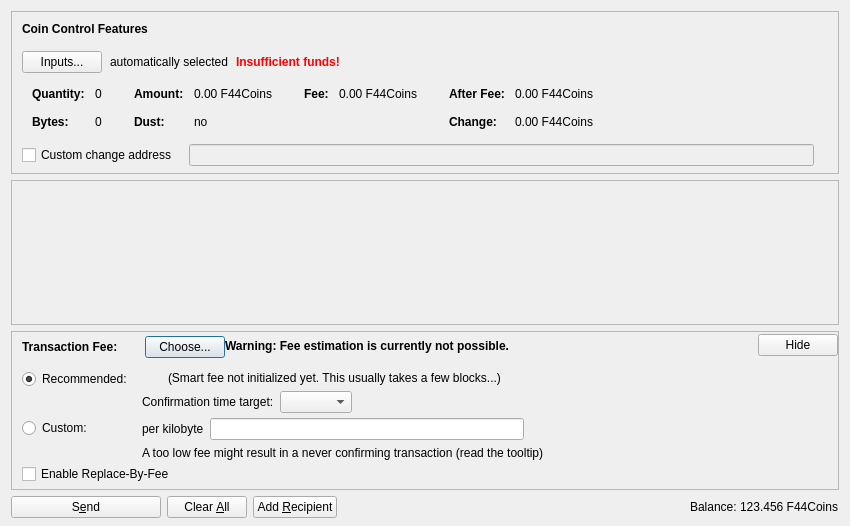
<?xml version="1.0" encoding="UTF-8"?>
<ui version="4.0">
 <class>SendCoinsDialog</class>
 <widget class="QDialog" name="SendCoinsDialog">
  <property name="geometry">
   <rect>
    <x>0</x>
    <y>0</y>
    <width>850</width>
    <height>526</height>
   </rect>
  </property>
  <property name="windowTitle">
   <string>Send Coins</string>
  </property>
  <layout class="QVBoxLayout" name="verticalLayout" stretch="0,1,0,0">
   <property name="bottomMargin">
    <number>8</number>
   </property>
   <item>
    <widget class="QFrame" name="frameCoinControl">
     <property name="sizePolicy">
      <sizepolicy hsizetype="Expanding" vsizetype="Expanding">
       <horstretch>0</horstretch>
       <verstretch>0</verstretch>
      </sizepolicy>
     </property>
     <property name="maximumSize">
      <size>
       <width>16777215</width>
       <height>16777215</height>
      </size>
     </property>
     <property name="frameShape">
      <enum>QFrame::StyledPanel</enum>
     </property>
     <property name="frameShadow">
      <enum>QFrame::Sunken</enum>
     </property>
     <layout class="QVBoxLayout" name="verticalLayoutCoinControl2">
      <property name="spacing">
       <number>0</number>
      </property>
      <property name="leftMargin">
       <number>0</number>
      </property>
      <property name="topMargin">
       <number>0</number>
      </property>
      <property name="rightMargin">
       <number>0</number>
      </property>
      <property name="bottomMargin">
       <number>6</number>
      </property>
      <item>
       <layout class="QVBoxLayout" name="verticalLayoutCoinControl" stretch="0,0,0,0,1">
        <property name="spacing">
         <number>0</number>
        </property>
        <property name="leftMargin">
         <number>10</number>
        </property>
        <property name="topMargin">
         <number>10</number>
        </property>
        <item>
         <layout class="QHBoxLayout" name="horizontalLayoutCoinControl1">
          <property name="bottomMargin">
           <number>15</number>
          </property>
          <item>
           <widget class="QLabel" name="labelCoinControlFeatures">
            <property name="sizePolicy">
             <sizepolicy hsizetype="Preferred" vsizetype="Maximum">
              <horstretch>0</horstretch>
              <verstretch>0</verstretch>
             </sizepolicy>
            </property>
            <property name="font">
             <font>
              <weight>75</weight>
              <bold>true</bold>
             </font>
            </property>
            <property name="styleSheet">
             <string notr="true">font-weight:bold;</string>
            </property>
            <property name="text">
             <string>Coin Control Features</string>
            </property>
           </widget>
          </item>
         </layout>
        </item>
        <item>
         <layout class="QHBoxLayout" name="horizontalLayoutCoinControl2" stretch="0,0,0,0">
          <property name="spacing">
           <number>8</number>
          </property>
          <property name="bottomMargin">
           <number>10</number>
          </property>
          <item>
           <widget class="QPushButton" name="pushButtonCoinControl">
            <property name="styleSheet">
             <string notr="true"/>
            </property>
            <property name="text">
             <string>Inputs...</string>
            </property>
            <property name="autoDefault">
             <bool>false</bool>
            </property>
           </widget>
          </item>
          <item>
           <widget class="QLabel" name="labelCoinControlAutomaticallySelected">
            <property name="text">
             <string>automatically selected</string>
            </property>
            <property name="margin">
             <number>5</number>
            </property>
           </widget>
          </item>
          <item>
           <widget class="QLabel" name="labelCoinControlInsuffFunds">
            <property name="font">
             <font>
              <weight>75</weight>
              <bold>true</bold>
             </font>
            </property>
            <property name="styleSheet">
             <string notr="true">color:red;font-weight:bold;</string>
            </property>
            <property name="text">
             <string>Insufficient funds!</string>
            </property>
            <property name="margin">
             <number>5</number>
            </property>
           </widget>
          </item>
          <item>
           <spacer name="horizontalSpacerCoinControl">
            <property name="orientation">
             <enum>Qt::Horizontal</enum>
            </property>
            <property name="sizeHint" stdset="0">
             <size>
              <width>40</width>
              <height>1</height>
             </size>
            </property>
           </spacer>
          </item>
         </layout>
        </item>
        <item>
         <widget class="QWidget" name="widgetCoinControl" native="true">
          <property name="sizePolicy">
           <sizepolicy hsizetype="Preferred" vsizetype="Preferred">
            <horstretch>0</horstretch>
            <verstretch>0</verstretch>
           </sizepolicy>
          </property>
          <property name="minimumSize">
           <size>
            <width>0</width>
            <height>0</height>
           </size>
          </property>
          <property name="styleSheet">
           <string notr="true"/>
          </property>
          <layout class="QHBoxLayout" name="horizontalLayoutCoinControl5">
           <property name="leftMargin">
            <number>0</number>
           </property>
           <property name="topMargin">
            <number>0</number>
           </property>
           <property name="rightMargin">
            <number>0</number>
           </property>
           <property name="bottomMargin">
            <number>0</number>
           </property>
           <item>
            <layout class="QHBoxLayout" name="horizontalLayoutCoinControl3" stretch="0,0,0,1">
             <property name="spacing">
              <number>20</number>
             </property>
             <property name="topMargin">
              <number>0</number>
             </property>
             <property name="bottomMargin">
              <number>10</number>
             </property>
             <item>
              <layout class="QFormLayout" name="formLayoutCoinControl1">
               <property name="horizontalSpacing">
                <number>10</number>
               </property>
               <property name="verticalSpacing">
                <number>14</number>
               </property>
               <property name="leftMargin">
                <number>10</number>
               </property>
               <property name="topMargin">
                <number>4</number>
               </property>
               <property name="rightMargin">
                <number>6</number>
               </property>
               <item row="0" column="0">
                <widget class="QLabel" name="labelCoinControlQuantityText">
                 <property name="font">
                  <font>
                   <weight>75</weight>
                   <bold>true</bold>
                  </font>
                 </property>
                 <property name="text">
                  <string>Quantity:</string>
                 </property>
                 <property name="margin">
                  <number>0</number>
                 </property>
                </widget>
               </item>
               <item row="0" column="1">
                <widget class="QLabel" name="labelCoinControlQuantity">
                 <property name="cursor">
                  <cursorShape>IBeamCursor</cursorShape>
                 </property>
                 <property name="contextMenuPolicy">
                  <enum>Qt::ActionsContextMenu</enum>
                 </property>
                 <property name="text">
                  <string notr="true">0</string>
                 </property>
                 <property name="margin">
                  <number>0</number>
                 </property>
                 <property name="textInteractionFlags">
                  <set>Qt::LinksAccessibleByMouse|Qt::TextSelectableByKeyboard|Qt::TextSelectableByMouse</set>
                 </property>
                </widget>
               </item>
               <item row="1" column="0">
                <widget class="QLabel" name="labelCoinControlBytesText">
                 <property name="font">
                  <font>
                   <weight>75</weight>
                   <bold>true</bold>
                  </font>
                 </property>
                 <property name="text">
                  <string>Bytes:</string>
                 </property>
                </widget>
               </item>
               <item row="1" column="1">
                <widget class="QLabel" name="labelCoinControlBytes">
                 <property name="cursor">
                  <cursorShape>IBeamCursor</cursorShape>
                 </property>
                 <property name="contextMenuPolicy">
                  <enum>Qt::ActionsContextMenu</enum>
                 </property>
                 <property name="text">
                  <string notr="true">0</string>
                 </property>
                 <property name="textInteractionFlags">
                  <set>Qt::LinksAccessibleByMouse|Qt::TextSelectableByKeyboard|Qt::TextSelectableByMouse</set>
                 </property>
                </widget>
               </item>
              </layout>
             </item>
             <item>
              <layout class="QFormLayout" name="formLayoutCoinControl2">
               <property name="horizontalSpacing">
                <number>10</number>
               </property>
               <property name="verticalSpacing">
                <number>14</number>
               </property>
               <property name="leftMargin">
                <number>6</number>
               </property>
               <property name="topMargin">
                <number>4</number>
               </property>
               <property name="rightMargin">
                <number>6</number>
               </property>
               <item row="0" column="0">
                <widget class="QLabel" name="labelCoinControlAmountText">
                 <property name="font">
                  <font>
                   <weight>75</weight>
                   <bold>true</bold>
                  </font>
                 </property>
                 <property name="text">
                  <string>Amount:</string>
                 </property>
                 <property name="margin">
                  <number>0</number>
                 </property>
                </widget>
               </item>
               <item row="0" column="1">
                <widget class="QLabel" name="labelCoinControlAmount">
                 <property name="cursor">
                  <cursorShape>IBeamCursor</cursorShape>
                 </property>
                 <property name="contextMenuPolicy">
                  <enum>Qt::ActionsContextMenu</enum>
                 </property>
                 <property name="text">
                  <string notr="true">0.00 F44Coins</string>
                 </property>
                 <property name="textInteractionFlags">
                  <set>Qt::LinksAccessibleByMouse|Qt::TextSelectableByKeyboard|Qt::TextSelectableByMouse</set>
                 </property>
                </widget>
               </item>
               <item row="1" column="0">
                <widget class="QLabel" name="labelCoinControlLowOutputText">
                 <property name="font">
                  <font>
                   <weight>75</weight>
                   <bold>true</bold>
                  </font>
                 </property>
                 <property name="text">
                  <string>Dust:</string>
                 </property>
                </widget>
               </item>
               <item row="1" column="1">
                <widget class="QLabel" name="labelCoinControlLowOutput">
                 <property name="cursor">
                  <cursorShape>IBeamCursor</cursorShape>
                 </property>
                 <property name="contextMenuPolicy">
                  <enum>Qt::ActionsContextMenu</enum>
                 </property>
                 <property name="text">
                  <string notr="true">no</string>
                 </property>
                 <property name="textInteractionFlags">
                  <set>Qt::LinksAccessibleByMouse|Qt::TextSelectableByKeyboard|Qt::TextSelectableByMouse</set>
                 </property>
                </widget>
               </item>
              </layout>
             </item>
             <item>
              <layout class="QFormLayout" name="formLayoutCoinControl3">
               <property name="horizontalSpacing">
                <number>10</number>
               </property>
               <property name="verticalSpacing">
                <number>14</number>
               </property>
               <property name="leftMargin">
                <number>6</number>
               </property>
               <property name="topMargin">
                <number>4</number>
               </property>
               <property name="rightMargin">
                <number>6</number>
               </property>
               <item row="0" column="0">
                <widget class="QLabel" name="labelCoinControlFeeText">
                 <property name="font">
                  <font>
                   <weight>75</weight>
                   <bold>true</bold>
                  </font>
                 </property>
                 <property name="text">
                  <string>Fee:</string>
                 </property>
                 <property name="margin">
                  <number>0</number>
                 </property>
                </widget>
               </item>
               <item row="0" column="1">
                <widget class="QLabel" name="labelCoinControlFee">
                 <property name="cursor">
                  <cursorShape>IBeamCursor</cursorShape>
                 </property>
                 <property name="contextMenuPolicy">
                  <enum>Qt::ActionsContextMenu</enum>
                 </property>
                 <property name="text">
                  <string notr="true">0.00 F44Coins</string>
                 </property>
                 <property name="textInteractionFlags">
                  <set>Qt::LinksAccessibleByMouse|Qt::TextSelectableByKeyboard|Qt::TextSelectableByMouse</set>
                 </property>
                </widget>
               </item>
              </layout>
             </item>
             <item>
              <layout class="QFormLayout" name="formLayoutCoinControl4">
               <property name="horizontalSpacing">
                <number>10</number>
               </property>
               <property name="verticalSpacing">
                <number>14</number>
               </property>
               <property name="leftMargin">
                <number>6</number>
               </property>
               <property name="topMargin">
                <number>4</number>
               </property>
               <property name="rightMargin">
                <number>6</number>
               </property>
               <item row="0" column="0">
                <widget class="QLabel" name="labelCoinControlAfterFeeText">
                 <property name="font">
                  <font>
                   <weight>75</weight>
                   <bold>true</bold>
                  </font>
                 </property>
                 <property name="text">
                  <string>After Fee:</string>
                 </property>
                 <property name="margin">
                  <number>0</number>
                 </property>
                </widget>
               </item>
               <item row="0" column="1">
                <widget class="QLabel" name="labelCoinControlAfterFee">
                 <property name="cursor">
                  <cursorShape>IBeamCursor</cursorShape>
                 </property>
                 <property name="contextMenuPolicy">
                  <enum>Qt::ActionsContextMenu</enum>
                 </property>
                 <property name="text">
                  <string notr="true">0.00 F44Coins</string>
                 </property>
                 <property name="textInteractionFlags">
                  <set>Qt::LinksAccessibleByMouse|Qt::TextSelectableByKeyboard|Qt::TextSelectableByMouse</set>
                 </property>
                </widget>
               </item>
               <item row="1" column="0">
                <widget class="QLabel" name="labelCoinControlChangeText">
                 <property name="font">
                  <font>
                   <weight>75</weight>
                   <bold>true</bold>
                  </font>
                 </property>
                 <property name="text">
                  <string>Change:</string>
                 </property>
                </widget>
               </item>
               <item row="1" column="1">
                <widget class="QLabel" name="labelCoinControlChange">
                 <property name="cursor">
                  <cursorShape>IBeamCursor</cursorShape>
                 </property>
                 <property name="contextMenuPolicy">
                  <enum>Qt::ActionsContextMenu</enum>
                 </property>
                 <property name="text">
                  <string notr="true">0.00 F44Coins</string>
                 </property>
                 <property name="textInteractionFlags">
                  <set>Qt::LinksAccessibleByMouse|Qt::TextSelectableByKeyboard|Qt::TextSelectableByMouse</set>
                 </property>
                </widget>
               </item>
              </layout>
             </item>
            </layout>
           </item>
          </layout>
         </widget>
        </item>
        <item>
         <layout class="QHBoxLayout" name="horizontalLayoutCoinControl4" stretch="0,0,0">
          <property name="spacing">
           <number>12</number>
          </property>
          <property name="sizeConstraint">
           <enum>QLayout::SetDefaultConstraint</enum>
          </property>
          <property name="topMargin">
           <number>5</number>
          </property>
          <property name="rightMargin">
           <number>5</number>
          </property>
          <item>
           <widget class="QCheckBox" name="checkBoxCoinControlChange">
            <property name="toolTip">
             <string>If this is activated, but the change address is empty or invalid, change will be sent to a newly generated address.</string>
            </property>
            <property name="text">
             <string>Custom change address</string>
            </property>
           </widget>
          </item>
          <item>
           <widget class="QValidatedLineEdit" name="lineEditCoinControlChange">
            <property name="enabled">
             <bool>false</bool>
            </property>
            <property name="sizePolicy">
             <sizepolicy hsizetype="Expanding" vsizetype="Fixed">
              <horstretch>0</horstretch>
              <verstretch>0</verstretch>
             </sizepolicy>
            </property>
           </widget>
          </item>
          <item>
           <widget class="QLabel" name="labelCoinControlChangeLabel">
            <property name="sizePolicy">
             <sizepolicy hsizetype="Preferred" vsizetype="Expanding">
              <horstretch>0</horstretch>
              <verstretch>0</verstretch>
             </sizepolicy>
            </property>
            <property name="minimumSize">
             <size>
              <width>0</width>
              <height>0</height>
             </size>
            </property>
            <property name="text">
             <string/>
            </property>
            <property name="margin">
             <number>3</number>
            </property>
           </widget>
          </item>
         </layout>
        </item>
        <item>
         <spacer name="verticalSpacerCoinControl">
          <property name="orientation">
           <enum>Qt::Vertical</enum>
          </property>
          <property name="sizeHint" stdset="0">
           <size>
            <width>800</width>
            <height>1</height>
           </size>
          </property>
         </spacer>
        </item>
       </layout>
      </item>
     </layout>
    </widget>
   </item>
   <item>
    <widget class="QScrollArea" name="scrollArea">
     <property name="widgetResizable">
      <bool>true</bool>
     </property>
     <widget class="QWidget" name="scrollAreaWidgetContents">
      <property name="geometry">
       <rect>
        <x>0</x>
        <y>0</y>
        <width>830</width>
        <height>104</height>
       </rect>
      </property>
      <layout class="QVBoxLayout" name="verticalLayout_2" stretch="0,1">
       <property name="leftMargin">
        <number>0</number>
       </property>
       <property name="topMargin">
        <number>0</number>
       </property>
       <property name="rightMargin">
        <number>0</number>
       </property>
       <property name="bottomMargin">
        <number>0</number>
       </property>
       <item>
        <layout class="QVBoxLayout" name="entries">
         <property name="spacing">
          <number>6</number>
         </property>
        </layout>
       </item>
       <item>
        <spacer name="verticalSpacer">
         <property name="orientation">
          <enum>Qt::Vertical</enum>
         </property>
         <property name="sizeHint" stdset="0">
          <size>
           <width>20</width>
           <height>40</height>
          </size>
         </property>
        </spacer>
       </item>
      </layout>
     </widget>
    </widget>
   </item>
   <item>
    <widget class="QFrame" name="frameFee">
     <property name="sizePolicy">
      <sizepolicy hsizetype="Expanding" vsizetype="Expanding">
       <horstretch>0</horstretch>
       <verstretch>0</verstretch>
      </sizepolicy>
     </property>
     <property name="maximumSize">
      <size>
       <width>16777215</width>
       <height>16777215</height>
      </size>
     </property>
     <property name="frameShape">
      <enum>QFrame::StyledPanel</enum>
     </property>
     <property name="frameShadow">
      <enum>QFrame::Sunken</enum>
     </property>
     <layout class="QVBoxLayout" name="verticalLayoutFee1">
      <property name="spacing">
       <number>0</number>
      </property>
      <property name="leftMargin">
       <number>0</number>
      </property>
      <property name="topMargin">
       <number>0</number>
      </property>
      <property name="rightMargin">
       <number>0</number>
      </property>
      <property name="bottomMargin">
       <number>0</number>
      </property>
      <item>
       <layout class="QVBoxLayout" name="verticalLayoutFee2" stretch="0,0,0">
        <property name="spacing">
         <number>0</number>
        </property>
        <property name="leftMargin">
         <number>10</number>
        </property>
        <property name="topMargin">
         <number>0</number>
        </property>
        <item>
         <layout class="QHBoxLayout" name="horizontalLayoutFee1">
          <property name="bottomMargin">
           <number>0</number>
          </property>
          <item>
           <layout class="QVBoxLayout" name="verticalLayoutFee7">
            <property name="spacing">
             <number>0</number>
            </property>
            <item>
             <spacer name="verticalSpacerSmartFee">
              <property name="orientation">
               <enum>Qt::Vertical</enum>
              </property>
              <property name="sizeType">
               <enum>QSizePolicy::Fixed</enum>
              </property>
              <property name="sizeHint" stdset="0">
               <size>
                <width>1</width>
                <height>4</height>
               </size>
              </property>
             </spacer>
            </item>
            <item>
             <layout class="QHBoxLayout" name="horizontalLayoutSmartFee">
              <property name="spacing">
               <number>10</number>
              </property>
              <item>
               <widget class="QLabel" name="labelFeeHeadline">
                <property name="sizePolicy">
                 <sizepolicy hsizetype="Preferred" vsizetype="Maximum">
                  <horstretch>0</horstretch>
                  <verstretch>0</verstretch>
                 </sizepolicy>
                </property>
                <property name="font">
                 <font>
                  <weight>75</weight>
                  <bold>true</bold>
                 </font>
                </property>
                <property name="styleSheet">
                 <string notr="true">font-weight:bold;</string>
                </property>
                <property name="text">
                 <string>Transaction Fee:</string>
                </property>
               </widget>
              </item>
              <item>
               <widget class="QLabel" name="labelFeeMinimized">
                <property name="text">
                 <string/>
                </property>
               </widget>
              </item>
              <item>
               <widget class="QPushButton" name="buttonChooseFee">
                <property name="text">
                 <string>Choose...</string>
                </property>
               </widget>
              </item>
             </layout>
            </item>
            <item>
             <spacer name="verticalSpacer_5">
              <property name="orientation">
               <enum>Qt::Vertical</enum>
              </property>
              <property name="sizeHint" stdset="0">
               <size>
                <width>1</width>
                <height>1</height>
               </size>
              </property>
             </spacer>
            </item>
           </layout>
          </item>
          <item>
           <widget class="QLabel" name="fallbackFeeWarningLabel">
            <property name="toolTip">
             <string>Using the fallbackfee can result in sending a transaction that will take several hours or days (or never) to confirm. Consider choosing your fee manually or wait until you have validated the complete chain.</string>
            </property>
            <property name="font">
            <font>
                <weight>75</weight>
                <bold>true</bold>
            </font>
            </property>
            <property name="text">
             <string>Warning: Fee estimation is currently not possible.</string>
            </property>
            <property name="wordWrap">
             <bool>false</bool>
            </property>
           </widget>
          </item>
          <item>
           <spacer name="horizontalSpacer_4">
            <property name="orientation">
             <enum>Qt::Horizontal</enum>
            </property>
            <property name="sizeType">
             <enum>QSizePolicy::MinimumExpanding</enum>
            </property>
            <property name="sizeHint" stdset="0">
             <size>
              <width>40</width>
              <height>20</height>
             </size>
            </property>
           </spacer>
          </item>
          <item>
           <widget class="QPushButton" name="buttonMinimizeFee">
            <property name="toolTip">
             <string>Hide transaction fee settings</string>
            </property>
            <property name="text">
             <string>Hide</string>
            </property>
           </widget>
          </item>
         </layout>
        </item>
        <item>
         <widget class="QFrame" name="frameFeeSelection">
          <layout class="QVBoxLayout" name="verticalLayoutFee12">
           <property name="spacing">
            <number>0</number>
           </property>
           <property name="leftMargin">
            <number>0</number>
           </property>
           <property name="topMargin">
            <number>0</number>
           </property>
           <property name="rightMargin">
            <number>0</number>
           </property>
           <property name="bottomMargin">
            <number>0</number>
           </property>
           <item>
            <layout class="QGridLayout" name="gridLayoutFee">
             <property name="topMargin">
              <number>10</number>
             </property>
             <property name="bottomMargin">
              <number>4</number>
             </property>
             <property name="horizontalSpacing">
              <number>10</number>
             </property>
             <property name="verticalSpacing">
              <number>4</number>
             </property>
             <item row="1" column="1">
              <layout class="QVBoxLayout" name="verticalLayoutFee8">
               <property name="spacing">
                <number>6</number>
               </property>
               <item>
                <layout class="QHBoxLayout" name="horizontalLayoutFee13">
                 <item>
                  <widget class="QLabel" name="labelCustomPerKilobyte">
                   <property name="toolTip">
                    <string>Specify a custom fee per kB (1,000 bytes) of the transaction's virtual size.

Note:  Since the fee is calculated on a per-byte basis, a fee of "100 satoshis per kB" for a transaction size of 500 bytes (half of 1 kB) would ultimately yield a fee of only 50 satoshis.</string>
                   </property>
                   <property name="text">
                    <string>per kilobyte</string>
                   </property>
                  </widget>
                 </item>
                 <item>
                  <widget class="F44RedCoinAmountField" name="customFee"/>
                 </item>
                 <item>
                  <spacer name="horizontalSpacer_6">
                   <property name="orientation">
                    <enum>Qt::Horizontal</enum>
                   </property>
                   <property name="sizeHint" stdset="0">
                    <size>
                     <width>1</width>
                     <height>1</height>
                    </size>
                   </property>
                  </spacer>
                 </item>
                </layout>
               </item>
               <item>
                <layout class="QHBoxLayout" name="horizontalLayoutFee8">
                 <item>
                  <widget class="QLabel" name="labelCustomFeeWarning">
                   <property name="enabled">
                    <bool>true</bool>
                   </property>
                   <property name="toolTip">
                    <string>When there is less transaction volume than space in the blocks, miners as well as relaying nodes may enforce a minimum fee. Paying only this minimum fee is just fine, but be aware that this can result in a never confirming transaction once there is more demand for f44redcoin transactions than the network can process.</string>
                   </property>
                   <property name="text">
                    <string>A too low fee might result in a never confirming transaction (read the tooltip)</string>
                   </property>
                  </widget>
                 </item>
                 <item>
                  <spacer name="horizontalSpacer_2">
                   <property name="orientation">
                    <enum>Qt::Horizontal</enum>
                   </property>
                   <property name="sizeHint" stdset="0">
                    <size>
                     <width>1</width>
                     <height>1</height>
                    </size>
                   </property>
                  </spacer>
                 </item>
                </layout>
               </item>
              </layout>
             </item>
             <item row="0" column="0">
              <layout class="QVBoxLayout" name="verticalLayoutFee4" stretch="0,1">
               <item>
                <widget class="QRadioButton" name="radioSmartFee">
                 <property name="text">
                  <string>Recommended:</string>
                 </property>
                 <property name="checked">
                  <bool>true</bool>
                 </property>
                 <attribute name="buttonGroup">
                  <string notr="true">groupFee</string>
                 </attribute>
                </widget>
               </item>
               <item>
                <spacer name="verticalSpacer_2">
                 <property name="orientation">
                  <enum>Qt::Vertical</enum>
                 </property>
                 <property name="sizeHint" stdset="0">
                  <size>
                   <width>1</width>
                   <height>1</height>
                  </size>
                 </property>
                </spacer>
               </item>
              </layout>
             </item>
             <item row="1" column="0">
              <layout class="QVBoxLayout" name="verticalLayoutFee9" stretch="0,1">
               <item>
                <widget class="QRadioButton" name="radioCustomFee">
                 <property name="text">
                  <string>Custom:</string>
                 </property>
                 <attribute name="buttonGroup">
                  <string notr="true">groupFee</string>
                 </attribute>
                </widget>
               </item>
               <item>
                <spacer name="verticalSpacer_6">
                 <property name="orientation">
                  <enum>Qt::Vertical</enum>
                 </property>
                 <property name="sizeHint" stdset="0">
                  <size>
                   <width>1</width>
                   <height>1</height>
                  </size>
                 </property>
                </spacer>
               </item>
              </layout>
             </item>
             <item row="0" column="1">
              <layout class="QVBoxLayout" name="verticalLayoutFee3" stretch="0,0,1">
               <property name="spacing">
                <number>6</number>
               </property>
               <property name="topMargin">
                <number>2</number>
               </property>
               <item>
                <layout class="QHBoxLayout" name="horizontalLayoutFee12">
                 <item>
                  <widget class="QLabel" name="labelSmartFee">
                   <property name="text">
                    <string/>
                   </property>
                  </widget>
                 </item>
                 <item>
                  <widget class="QLabel" name="labelFeeEstimation">
                   <property name="text">
                    <string/>
                   </property>
                  </widget>
                 </item>
                 <item>
                  <widget class="QLabel" name="labelSmartFee2">
                   <property name="text">
                    <string>(Smart fee not initialized yet. This usually takes a few blocks...)</string>
                   </property>
                  </widget>
                 </item>
                 <item>
                  <spacer name="horizontalSpacer_5">
                   <property name="orientation">
                    <enum>Qt::Horizontal</enum>
                   </property>
                   <property name="sizeHint" stdset="0">
                    <size>
                     <width>1</width>
                     <height>1</height>
                    </size>
                   </property>
                  </spacer>
                 </item>
                </layout>
               </item>
               <item>
                <layout class="QHBoxLayout" name="horizontalLayoutFee9">
                 <item>
                  <layout class="QVBoxLayout" name="verticalLayoutFee6">
                   <item>
                    <widget class="QLabel" name="labelSmartFee3">
                     <property name="text">
                      <string>Confirmation time target:</string>
                     </property>
                    </widget>
                   </item>
                  </layout>
                 </item>
                 <item>
                  <layout class="QVBoxLayout" name="verticalLayoutFee5">
                   <property name="rightMargin">
                    <number>30</number>
                   </property>
                   <item>
                    <layout class="QHBoxLayout" name="horizontalLayoutConfTarget">
                     <property name="bottomMargin">
                      <number>0</number>
                     </property>
                     <item>
                      <widget class="QComboBox" name="confTargetSelector"/>
                     </item>
                     <item>
                      <spacer name="horizontalSpacerConfTarget">
                       <property name="orientation">
                        <enum>Qt::Horizontal</enum>
                       </property>
                       <property name="sizeHint" stdset="0">
                        <size>
                         <width>40</width>
                         <height>20</height>
                        </size>
                       </property>
                      </spacer>
                     </item>
                    </layout>
                   </item>
                  </layout>
                 </item>
                </layout>
               </item>
               <item>
                <spacer name="verticalSpacer_4">
                 <property name="orientation">
                  <enum>Qt::Vertical</enum>
                 </property>
                 <property name="sizeHint" stdset="0">
                  <size>
                   <width>1</width>
                   <height>1</height>
                  </size>
                 </property>
                </spacer>
               </item>
              </layout>
             </item>
            </layout>
           </item>
           <item>
            <widget class="QCheckBox" name="optInRBF">
             <property name="text">
              <string>Enable Replace-By-Fee</string>
             </property>
             <property name="toolTip">
              <string>With Replace-By-Fee (BIP-125) you can increase a transaction's fee after it is sent. Without this, a higher fee may be recommended to compensate for increased transaction delay risk.</string>
             </property>
            </widget>
           </item>
          </layout>
         </widget>
        </item>
        <item>
         <spacer name="verticalSpacerFee">
          <property name="orientation">
           <enum>Qt::Vertical</enum>
          </property>
          <property name="sizeHint" stdset="0">
           <size>
            <width>40</width>
            <height>5</height>
           </size>
          </property>
         </spacer>
        </item>
       </layout>
      </item>
     </layout>
    </widget>
   </item>
   <item>
    <layout class="QHBoxLayout" name="horizontalLayout">
     <item>
      <widget class="QPushButton" name="sendButton">
       <property name="minimumSize">
        <size>
         <width>150</width>
         <height>0</height>
        </size>
       </property>
       <property name="toolTip">
        <string>Confirm the send action</string>
       </property>
       <property name="text">
        <string>S&amp;end</string>
       </property>
       <property name="icon">
        <iconset resource="../f44redcoin.qrc">
         <normaloff>:/icons/send</normaloff>:/icons/send</iconset>
       </property>
       <property name="autoDefault">
        <bool>false</bool>
       </property>
       <property name="default">
        <bool>false</bool>
       </property>
      </widget>
     </item>
     <item>
      <widget class="QPushButton" name="clearButton">
       <property name="sizePolicy">
        <sizepolicy hsizetype="Minimum" vsizetype="Fixed">
         <horstretch>0</horstretch>
         <verstretch>0</verstretch>
        </sizepolicy>
       </property>
       <property name="toolTip">
        <string>Clear all fields of the form.</string>
       </property>
       <property name="text">
        <string>Clear &amp;All</string>
       </property>
       <property name="icon">
        <iconset resource="../f44redcoin.qrc">
         <normaloff>:/icons/remove</normaloff>:/icons/remove</iconset>
       </property>
       <property name="autoDefault">
        <bool>false</bool>
       </property>
      </widget>
     </item>
     <item>
      <widget class="QPushButton" name="addButton">
       <property name="toolTip">
        <string>Send to multiple recipients at once</string>
       </property>
       <property name="text">
        <string>Add &amp;Recipient</string>
       </property>
       <property name="icon">
        <iconset resource="../f44redcoin.qrc">
         <normaloff>:/icons/add</normaloff>:/icons/add</iconset>
       </property>
       <property name="autoDefault">
        <bool>false</bool>
       </property>
      </widget>
     </item>
     <item>
      <spacer name="horizontalSpacer">
       <property name="orientation">
        <enum>Qt::Horizontal</enum>
       </property>
       <property name="sizeHint" stdset="0">
        <size>
         <width>40</width>
         <height>20</height>
        </size>
       </property>
      </spacer>
     </item>
     <item>
      <layout class="QHBoxLayout" name="horizontalLayout_2">
       <property name="spacing">
        <number>3</number>
       </property>
       <item>
        <widget class="QLabel" name="labelBalanceName">
         <property name="sizePolicy">
          <sizepolicy hsizetype="Preferred" vsizetype="Fixed">
           <horstretch>0</horstretch>
           <verstretch>0</verstretch>
          </sizepolicy>
         </property>
         <property name="text">
          <string>Balance:</string>
         </property>
        </widget>
       </item>
       <item>
        <widget class="QLabel" name="labelBalance">
         <property name="sizePolicy">
          <sizepolicy hsizetype="Preferred" vsizetype="Fixed">
           <horstretch>0</horstretch>
           <verstretch>0</verstretch>
          </sizepolicy>
         </property>
         <property name="cursor">
          <cursorShape>IBeamCursor</cursorShape>
         </property>
         <property name="text">
          <string notr="true">123.456 F44Coins</string>
         </property>
         <property name="textInteractionFlags">
          <set>Qt::LinksAccessibleByMouse|Qt::TextSelectableByKeyboard|Qt::TextSelectableByMouse</set>
         </property>
        </widget>
       </item>
      </layout>
     </item>
    </layout>
   </item>
  </layout>
 </widget>
 <customwidgets>
  <customwidget>
   <class>QValidatedLineEdit</class>
   <extends>QLineEdit</extends>
   <header>qt/qvalidatedlineedit.h</header>
  </customwidget>
  <customwidget>
   <class>F44RedCoinAmountField</class>
   <extends>QLineEdit</extends>
   <header>qt/f44redcoinamountfield.h</header>
   <container>1</container>
  </customwidget>
 </customwidgets>
 <resources>
  <include location="../f44redcoin.qrc"/>
 </resources>
 <connections/>
 <buttongroups>
  <buttongroup name="groupFee"/>
 </buttongroups>
</ui>
